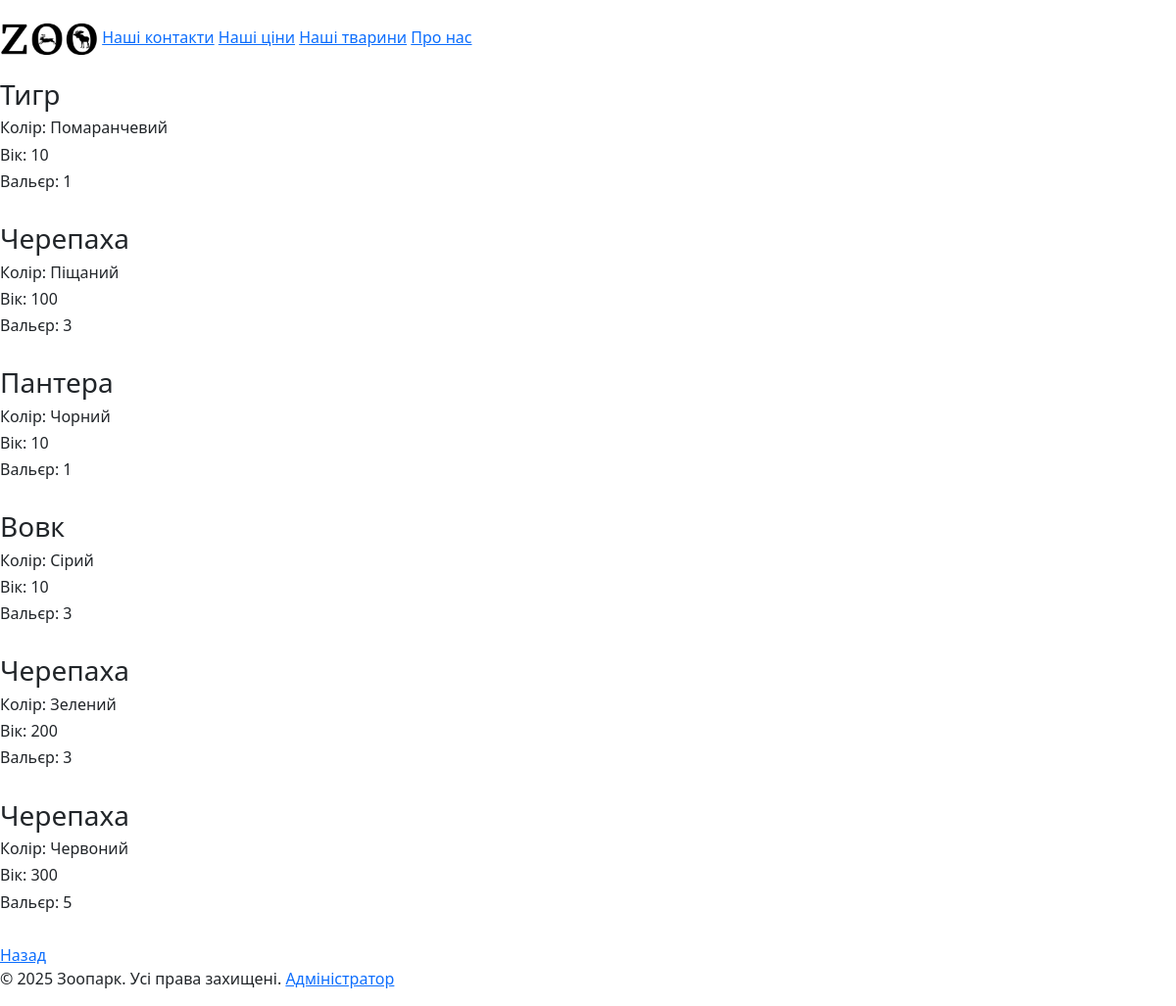
/animals, run on an earlier commit of the app's database.
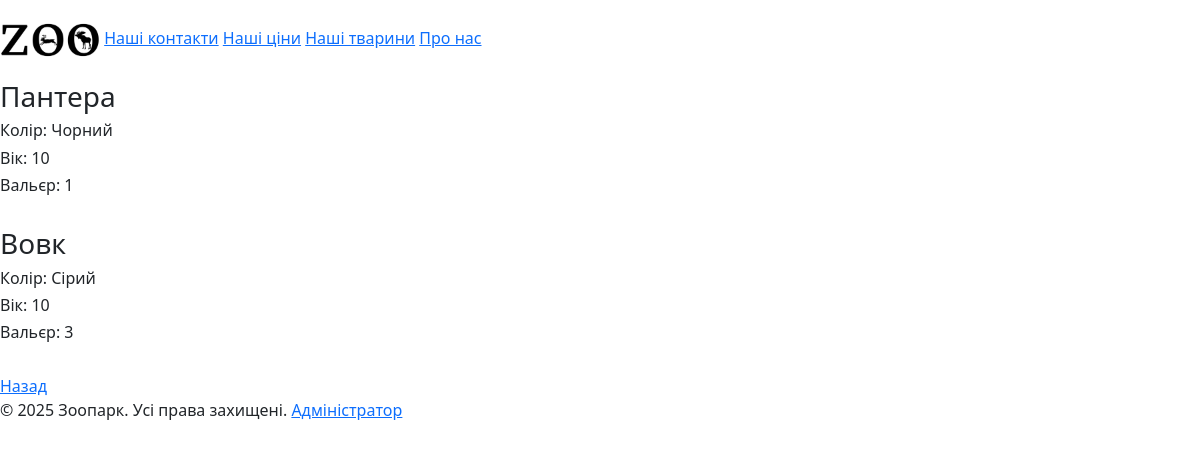
And on a later commit of the database.
### main/models.py (models this page shows, shortened)
class Animal(models.Model):
    id = models.IntegerField("№", primary_key=True)
    type = models.CharField("Вид", max_length=20)
    color = models.CharField("Колір", max_length=20)
    age = models.IntegerField("Вік")
    zone = models.IntegerField("Зона")

### main/views.py (the view)
# urls.py: path('animals', views.show_animals, name="animals_u")
def show_animals(request):
    all_animals = Animal.objects.all()
    count_of_animals = len(all_animals)
    return render(request, "main/animals.html", {'animals':all_animals, "count":count_of_animals})

### main/templates/main/animals.html (shortened to what this page needs)
{% extends "layout.html" %}
{% block content %}
    {% if count == 0 %}
    <h5>Нажаль тварини відсутні</h5>
    {% else %}
        {% for i in animals %}
            <h3>{{ i.type }}</h3>
            <h6>Колір:  {{ i.color }}</h6>
            <h6>Вік:    {{ i.age }}</h6>
            <h6>Вальєр: {{ i.zone }}</h6>
            <br>
        {% endfor %}
    {% endif %}
    <a href="..">Назад</a><br>
{% endblock %}

### main/templates/layout.html (shortened to what this page needs)
<!DOCTYPE html>
<html lang="en">
<link rel="stylesheet" href="https://cdn.jsdelivr.net/npm/bootstrap@5.3.3/dist/css/bootstrap.min.css">
<head>
</head>
<body>
    {% load static %}
    <a href="{% url 'main_page_m' %}"><img style="width:100px" src="{% static 'main/img/main_logo.jpg' %}"></a>
    <a href="{% url 'contacts' %}">Наші контакти</a>
    <a href="{% url 'prices' %}">Наші ціни</a>
    <a href="{% url 'animals_u' %}">Наші тварини</a>
    <a href="{% url 'about' %}">Про нас</a>
    <br>
    {% block content %}
    {% endblock %}
</body>
<footer>
    <p>© 2025 Зоопарк. Усі права захищені. <a href="{% url 'moderator_login' %}">Адміністратор</a> </p>
</footer>
</html>

What changed in the data, as far as the page shows it:
removed Animal: type "Тигр", color "Помаранчевий", age "10", zone "1"
removed Animal: type "Черепаха", color "Піщаний", age "100", zone "3"
removed Animal: type "Черепаха", color "Зелений", age "200", zone "3"
removed Animal: type "Черепаха", color "Червоний", age "300", zone "5"
